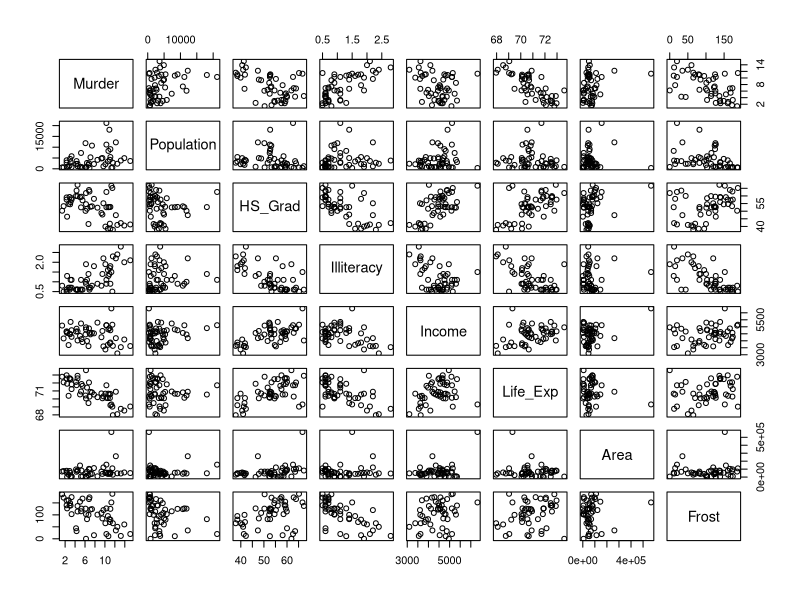
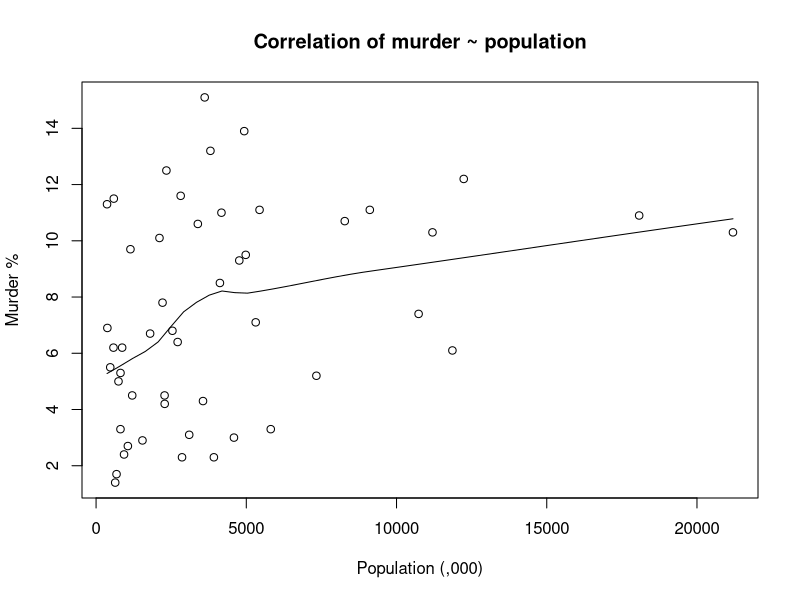
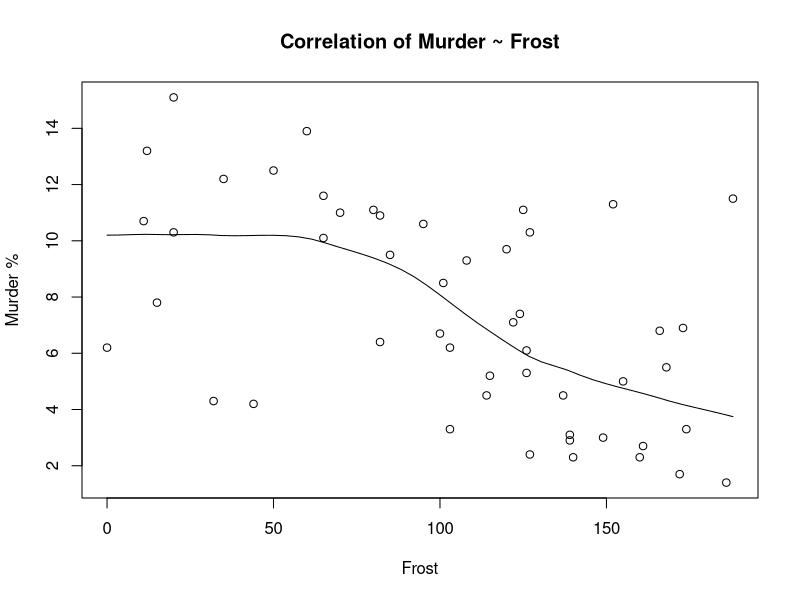
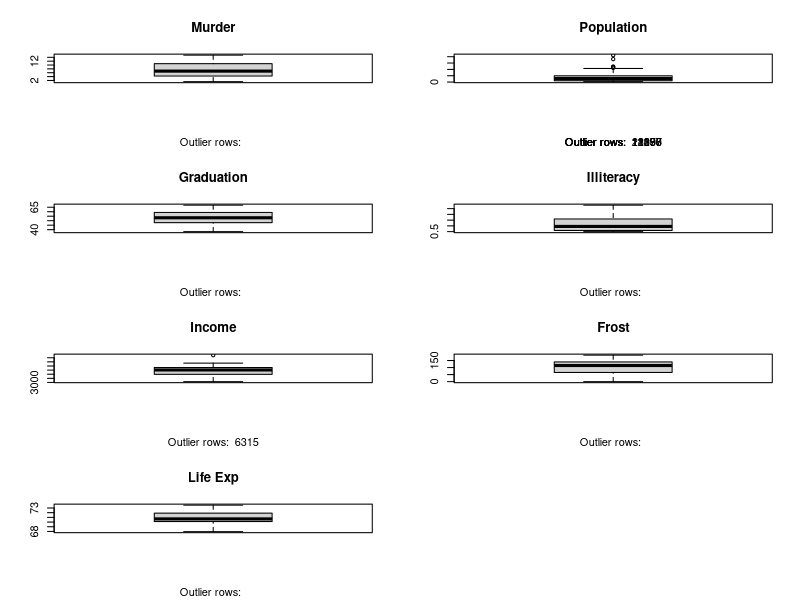
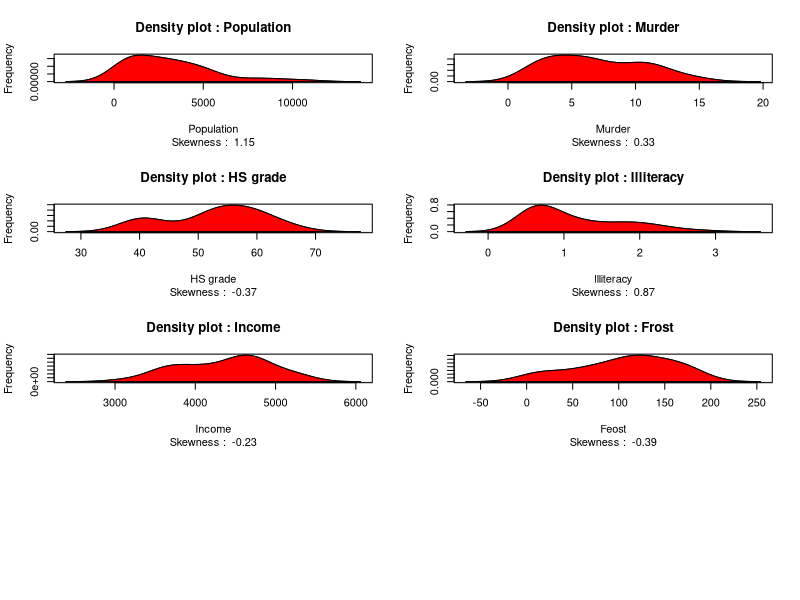
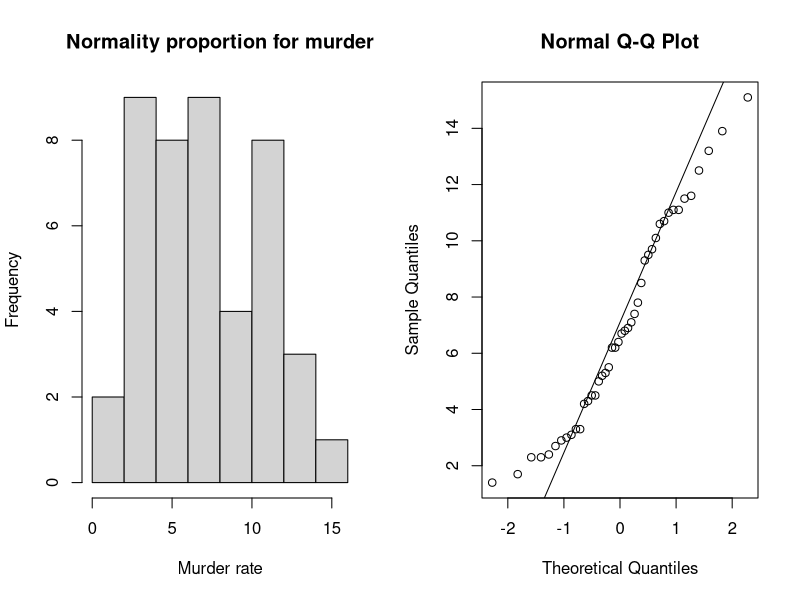
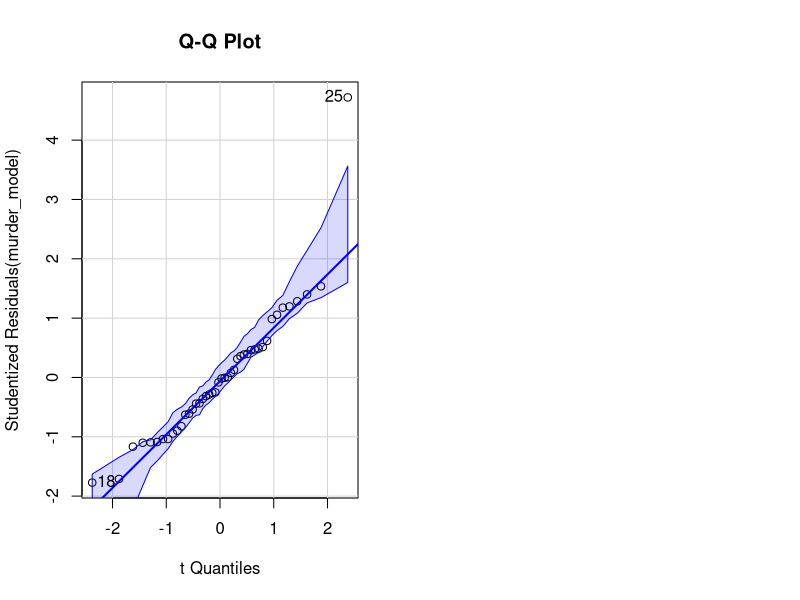

Recreate these plots in R, in order. (Note: this script raises an error after producing the figures.)
# USA murder rate dataset
states <- as.data.frame(state.x77)

colnames(states)[colnames(states) == "Life Exp"] <- "Life_Exp"
colnames(states)[colnames(states) == "HS Grad"] <- "HS_Grad"

variables_of_interest <- c("Murder",
                           "Population",
                           "HS_Grad",
                           "Illiteracy",
                           "Income",
                           "Life_Exp",
                           "Area",
                           "Frost")
pairs(states[variables_of_interest])

scatter.smooth(x = states$Population,
               y = states$Murder,
               xlab = "Population (,000)",
               ylab = "Murder %", 
               main = "Correlation of murder ~ population")

cor(states$Murder, states$Population)

scatter.smooth(x = states$Frost,
               y = states$Murder,
               main = "Correlation of Murder ~ Frost",
               xlab = "Frost",
               ylab = "Murder %")

cor(states$Murder, states$Frost)

paste("Correlation for Murder and Frost: ", cor(states$Murder, states$Frost))
paste("Correlation for Murder and Illiteracy: ", cor(states$Murder, states$Illiteracy))
paste("Correlation for Murder and Population: ", cor(states$Murder, states$Population))
paste("Correlation for Murder and HS Grad: ", cor(states$Murder, states$HS_Grad))
paste("Correlation for Murder and Income: ", cor(states$Murder, states$Income))
paste("Correlation for Murder and Life Exp: ", cor(states$Murder, states$Life_Exp))
paste("Correlation for Murder and Area: ", cor(states$Murder, states$Area))

opar <- par(no.readonly = TRUE)
par(mfrow = c(4, 2)) # divide graph area in 3 rows by 2 columns
attach(states)
boxplot(Murder,
        main = "Murder",
        sub = paste("Outlier rows: ",
                    boxplot.stats(Murder)$out)) # box plot for 'murder'
boxplot(Population,
        main = "Population",
        sub = paste("Outlier rows: ",
                    boxplot.stats(Population)$out)) # box plot for 'Population'
boxplot(states$HS_Grad,
        main = "Graduation",
        sub = paste("Outlier rows: ",
                    boxplot.stats(states$HS_Grad)$out)) # box plot for 'HS Grad'
boxplot(Illiteracy,
        main = "Illiteracy",
        sub = paste("Outlier rows: ",
                    boxplot.stats(Illiteracy)$out)) # box plot for 'HS Grad'
boxplot(Income,
        main = "Income",
        sub = paste("Outlier rows: ",
                    boxplot.stats(Income)$out)) # box plot for 'HS Grad'
boxplot(Frost,
        main = "Frost",
        sub = paste("Outlier rows: ",
                    boxplot.stats(Frost)$out)) # box plot for 'HS Grad'
boxplot(states$Life_Exp,
        main = "Life Exp",
        sub = paste("Outlier rows: ",
                    boxplot.stats(states$Life_Exp)$out)) # box plot for 'HS Grad'
detach(states)
par(opar)

# Use boxplot.stats() function to generate relevant outliers
outlier_values <- boxplot.stats(states$Population)$out # outlier values.
paste("Population outliers: ", paste(outlier_values, collapse=", "))

# Use boxplot.stats() function to generate relevant outliers
outlier_values <- boxplot.stats(states$Income)$out # outlier values.
paste("Income outliers: ", paste(outlier_values, collapse=", "))

# Remove population outliers
states <- subset(states,
                 states$Population != 21198
                 & states$Population != 11197
                 & states$Population != 18076
                 & states$Population != 11860
                 & states$Population != 12237)
# Remove Income outliers
states <- subset(states, states$Income != 6315)

# Skewness function to examine normality
#install.packages("e1071")
library(e1071)
opar <- par(no.readonly = TRUE)
par(mfrow = c(4,2)) # divide graph area into 1 row x 2 cols
# density plot for speed
# minimally skewed to the left
# skewness of < -1 or > 1 = highly skewed
# -1 to -0.5 and 0.5 to 1 = moderately skewed
# Skewness of -0.5 to 0.5 = approx symetrical

plot(density(states$Population),
     main = "Density plot : Population",
     ylab = "Frequency", xlab = "Population",
     sub = paste("Skewness : ", round(e1071::skewness(states$Population), 2)))

# fill the area under the plot

polygon(density(states$Population), col = "red")

plot(density(states$Murder),
     main = "Density plot : Murder",
     ylab = "Frequency", xlab = "Murder",
     sub = paste("Skewness : ", round(e1071::skewness(states$Murder), 2)))
polygon(density(states$Murder), col = "red")

plot(density(states$HS_Grad),
     main = "Density plot : HS grade",
     ylab = "Frequency", xlab = "HS grade",
     sub = paste("Skewness : ", round(e1071::skewness(states$HS_Grad), 2)))
# fill the area under the plot
polygon(density(states$HS_Grad), col = "red")

plot(density(states$Illiteracy),
     main = "Density plot : Illiteracy",
     ylab = "Frequency", xlab = "Illiteracy",
     sub = paste("Skewness : ", round(e1071::skewness(states$Illiteracy), 2)))
polygon(density(states$Illiteracy), col = "red")

plot(density(states$Income),
     main = "Density plot : Income",
     ylab = "Frequency", xlab = "Income",
     sub = paste("Skewness : ", round(e1071::skewness(states$Income), 2)))
# fill the area under the plot
polygon(density(states$Income), col = "red")

plot(density(states$Frost),
     main = "Density plot : Frost",
     ylab = "Frequency", xlab = "Feost",
     sub = paste("Skewness : ", round(e1071::skewness(states$Frost), 2)))
# fill the area under the plot
polygon(density(states$Frost), col = "red")
par <- opar

opar <- par(no.readonly = TRUE)
par(mfrow = c(1,2))

hist(states$Murder, main = "Normality proportion for murder",
     xlab = "Murder rate")

qqnorm(states$Murder)
qqline(states$Murder)

par <- opar

# Run the normality test
# Make decesions on whether to keep vars or not

attach(states)
murder_model <- lm(Murder ~ 
                     Illiteracy +
                     Population +
                     HS_Grad +
                     Income +
                     Frost)
summary(murder_model)

opar <- par(no.readonly = TRUE)
par(mfrow = c(1,2))

# Probability plot - if all points
# fall close to the line
library(car)
qqPlot(murder_model, labels = row.names(states),
       id.method = "Identity",
       simulated = TRUE,
       main = "Q-Q Plot")

# Split the data set into training and testing data
# 70% train, 30% test split
set.seed(1)
no_rows_data <- nrow(states)
sample_data <- sample(1:no_rows_data,
                      size = round(0.7 * no_rows_data),
                      replace = FALSE)

training_data <- states[sample_data, ]
test_data <- states[-sample_data, ]

attach(states)
murder_model <- lm(Murder ~ 
                     Illiteracy +
                     Population +
                     HS_Grad +
                     Income +
                     Frost,
                   data = training_data)

summary(murder_model)

library(car)
qqPlot(murder_model, labels = row.names(states),
       id.method = "Identity",
       simulated = TRUE,
       main = "Q-Q Plot")

par <- opar

# Examine the outliers to investigate the issues
training_data["Nevada", ]
training_data["Rhode Island", ]
fitted(murder_model)["Nevada"]
fitted(murder_model)["Rhode Island"]

student_murder_model <- rstudent(murder_model)
hist(student_murder_model, breaks = 10, freq = FALSE,
     xlab = "Studentized residual", main = "Distribution of errors")

curve(dnorm(x, mean = mean(student_murder_model),
            sd = sd(student_murder_model)), add = TRUE,
            col = "blue", lwd = 2)

lines(density(student_murder_model)$x,
      density(student_murder_model)$y,
      col = "red",
      lty = 2,
      lwd = 2)

# legend("topright", legend = c("Normal curve", "Kernel density curve"),
#       lty = 1:2, col = c("blue", "red"), cex = .7)

outlierTest(murder_model)

# Remove Nevada from the data set
states <- subset(states, states$Area)